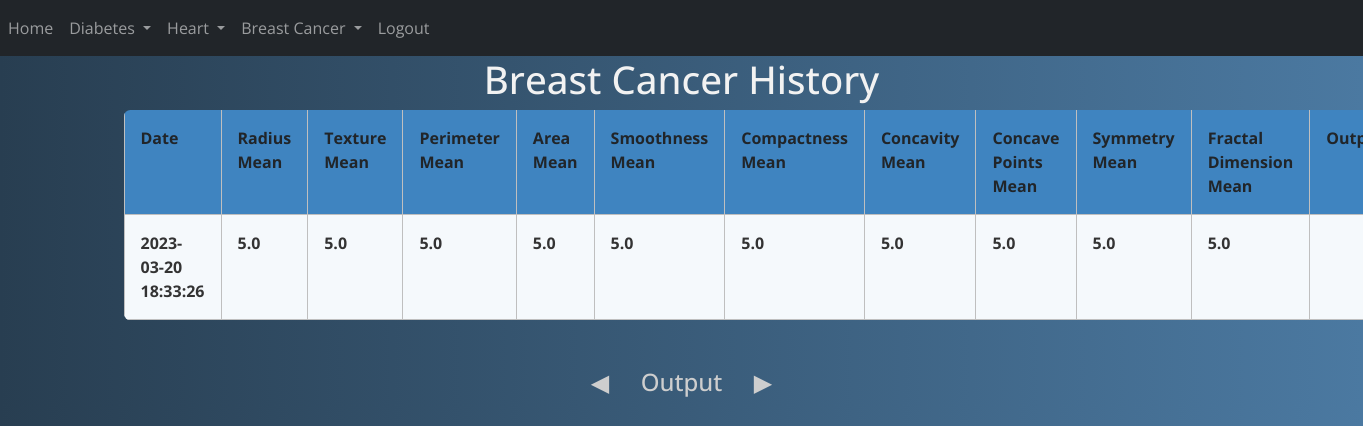
The app's page /bcancer_history (signed in) with its own data.
### website/models.py (models this page shows)
class BCancer(db.Model):
    id = db.Column(db.Integer, primary_key=True)
    date = db.Column(db.DateTime(timezone=True), default=func.now())
    radius_mean = db.Column(db.Float(100))
    texture_mean = db.Column(db.Float(100))
    perimeter_mean = db.Column(db.Float(100))
    area_mean = db.Column(db.Float(100))
    smoothness_mean = db.Column(db.Float(100))
    compactness_mean = db.Column(db.Float(100))
    concavity_mean = db.Column(db.Float(100))
    concave_points_mean = db.Column(db.Float(100))
    symmetry_mean = db.Column(db.Float(100))
    fractal_dimension_mean = db.Column(db.Float(100))
    outcome = db.Column(db.String(10000))
    user_id = db.Column(db.Integer, db.ForeignKey('user.id'))

### website/views.py (the view)
@views.route('/bcancer_history')
@login_required
def bcancer_history():
    return render_template('cancer_history.html', user=current_user)

### website/__init__.py (called while the page is built)
def create_app():
    app = Flask(__name__)
    app.config['SECRET_KEY'] = 'uuhfurhfueih hfu iehfuci heuh eusjhc nsjv nsweur'
    app.config['SQLALCHEMY_DATABASE_URI'] = f'sqlite:///{DB_NAME}'
    db.init_app(app)
    from .views import views
    from .auth import auth
    app.register_blueprint(views, url_prefix="/")
    app.register_blueprint(auth, url_prefix="/")
    from .models import User, Diabetes, Heart, BCancer
    create_database(app)
    login_manager = LoginManager()
    login_manager.login_view = 'auth.login'
    login_manager.init_app((app))
    @login_manager.user_loader
    def load_user(id):
        return User.query.get(int(id))
    return app

### website/templates/cancer_history.html (shortened to what this page needs)
{% include 'nav(logged).html' %}
<head>
    <body>
        <div class="container">
<h1>Breast Cancer History</h1>
  <table id="dtDynamicVerticalScrollExample" class="rwd-table table table-striped table-bordered table-sm" cellspacing="0"
  width="100%">
    <tbody>
      <tr>
        <th>Date</th>
        <th>Radius Mean</th>
        <th>Texture Mean</th>
        <th>Perimeter Mean</th>
        <th>Area Mean</th>
        <th>Smoothness Mean</th>
        <th>Compactness Mean</th>
        <th>Concavity Mean</th>
        <th>Concave Points Mean</th>
        <th>Symmetry Mean</th>
        <th>Fractal Dimension Mean</th>
        <th>Output<th>
      </tr>
      {% for bcancer in user.bcancer %}
      <tr>
        <th>{{ bcancer.date }}</th>
        <th>{{ bcancer.radius_mean }}</th>
        <th>{{ bcancer.texture_mean }}</th>
        <th>{{ bcancer.perimeter_mean }}</th>
        <th>{{ bcancer.area_mean }}</th>
        <th>{{ bcancer.smoothness_mean }}</th>
        <th>{{ bcancer.compactness_mean }}</th>
        <th>{{ bcancer.concavity_mean }}</th>
        <th>{{ bcancer.concave_points_mean }}</th>
        <th>{{ bcancer.symmetry_mean }}</th>
        <th>{{ bcancer.fractal_dimension_mean }}</th>
        <th>{{ bcancer.output }}</th>
      </tr>
      {% endfor %}
    </tbody>
  </table>
  <br><br>
  <h3>Output</h3>
</div>
    </body>
</head>

### website/templates/cancer_history.html (style rules this page uses)
* { font-family: 'Open Sans', sans-serif; }
.rwd-table { margin: auto; min-width: 300px; max-width: 100%; border-collapse: collapse; }
.rwd-table tr:first-child { border-top: none; background: #428bca; color: #fff; }
.rwd-table tr { border-top: 1px solid #ddd; border-bottom: 1px solid #ddd; background-color: #f5f9fc; }
.rwd-table th { display: none; }
.rwd-table th, .rwd-table td { text-align: left; }
.rwd-table { color: #333; border-radius: .4em; overflow: hidden; }
.rwd-table tr { border-color: #bfbfbf; }
.rwd-table th, .rwd-table td { padding: .5em 1em; }
@media screen and (min-width: 600px) { .rwd-table th, .rwd-table td { display: table-cell; padding: .25em .5em; } }
@media screen and (min-width: 600px) { .rwd-table th:first-child, .rwd-table td:first-child { padding-left: 0; } }
@media screen and (min-width: 600px) { .rwd-table th:last-child, .rwd-table td:last-child { padding-right: 0; } }
@media screen and (min-width: 600px) { .rwd-table th, .rwd-table td { padding: 1em !important; } }
body { background: #4B79A1; background: -webkit-linear-gradient(to left, #4B79A1 , #283E51); background: linear-gradient(to left, #4B79A1 , #283E51); }
h1 { text-align: center; font-size: 2.4em; color: #f2f2f2; }
.container { display: block; text-align: center; }
h3 { display: inline-block; position: relative; text-align: center; font-size: 1.5em; color: #cecece; }
h3:before { content: "\25C0"; position: absolute; left: -50px; -webkit-animation: leftRight 2s linear infinite; animation: leftRight 2s linear infinite; }
h3:after { content: "\25b6"; position: absolute; right: -50px; -webkit-animation: leftRight 2s linear infinite reverse; animation: leftRight 2s linear infinite reverse; }

### records on screen
BCancer: date "2023-03-20 18:33:26", radius_mean "5.0", texture_mean "5.0", perimeter_mean "5.0", area_mean "5.0", smoothness_mean "5.0", compactness_mean "5.0", concavity_mean "5.0", concave_points_mean "5.0", symmetry_mean "5.0", fractal_dimension_mean "5.0"
